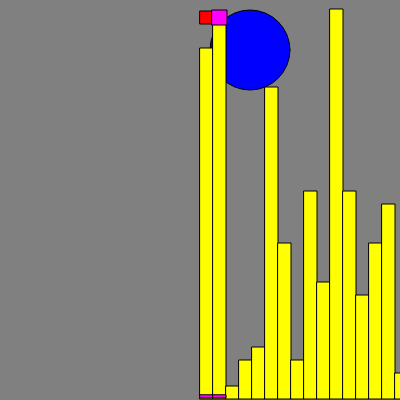
Frame 1 (no input)
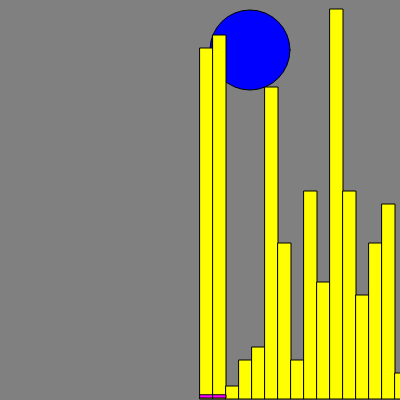
Frame 60 (no input)
Frame 120 (the mouse pressed at the canvas centre since frame 60): identical to frame 60, image omitted

The p5.js sketch that drew these frames (run headless with seeded random() and noise() and a simulated clock; from frame 60 on, the mouse is pressed at the canvas centre):

// p5.js sketch
// ── sketch.js
// Game area
let gameSize = 40;
let spikes = [];

let scaleX = 13;
let scaleY = scaleX;

// Gravitiy
let g = 0.02

let player;

function setup() {
  createCanvas(400,400);

  spikes = new Spikes(gameSize);

  player = new Player(10);
}

function draw() {
  translate(width/2 - player.x, 0);
  background(128);

  fill(0,0,255);
  ellipse(50, 50, 80, 80);

  fill(255,255,0);

  spikes.draw();
  player.update();
  player.draw();

  spikes.hitTest(player);
}

class Player {
  constructor(y) {
    this.x = 0;
    this.y = y;
    this.vy = 1;
    this.ay = g;
  }

  update() {
    this.vy += this.ay;
    this.y += this.vy;

    if (this.y > height) {
      this.y = height/2;
      this.vy = 0;
    }
    this.processKeyboard();
  }

  draw() {
    fill(255,0,0);
    rect(this.x, this.y, scaleX, scaleY);
  }

  processKeyboard() {
    let y = 0;
  
    if (keyIsDown(LEFT_ARROW)) {
      this.x -= 1;
    }

    if (keyIsDown(RIGHT_ARROW)) {
      this.x += 1;
    }

    if (keyIsDown(UP_ARROW)) {
      this.vy -= g;
    }

    if (keyIsDown(DOWN_ARROW)) {
      this.vy += 5 * g;
    }
  }
}

class Spikes {
  constructor(amount) {
    this.amount = amount;
    this.spikes = []
    for(let i=0; i < amount; i++) {
      let h = Math.floor(Math.random() * height / scaleY);
      this.spikes.push(new Spike(i * scaleX, h, scaleX, scaleY));
    }
  }

  draw() {
    this.spikes.forEach(function(v) {
      v.draw();
    });
  }

  hitTest(player) {
    // Player either hits spot or on a edge right
    for(let sp=0; sp<2 ; sp++ ){
      let index = Math.floor(player.x / scaleX);
      let testIndex = index + sp;
      if (0<= testIndex && testIndex < this.spikes.length) {
        fill(255, 0, 255);
        rect( testIndex * scaleX, height - scaleY /4 - 2, scaleX, scaleY /4);
        if (this.spikes[testIndex].hitTest(player)) {
          player.vy = -2;
          this.spikes[testIndex].shrink();
          console.log('hit');
          break;
        }
      }
    }
  }
}

class Spike {
  constructor(x, height, sizeX, sizeY) {
    this.x = x;
    this.height = height
    this.sizeX = sizeX;
    this.sizeY = sizeY;
  }

  hitTest(player) {
    let y = player.y;
    if (this.height > 0){
      if (y > height - (this.height + 1) * scaleX) {
        rect(this.x - 1, y - 1, scaleX + 2, scaleY + 2);
        return true;
      }
    }
  }

  shrink() {
    this.height--;
  }

  update() {
    // FIXME
  }

  draw() {
    if (this.height !== 0) {
    let h = this.height * this.sizeY;
      rect(this.x, height - h - 1, this.sizeX, this.height * this.sizeY);
    }
  }
}
